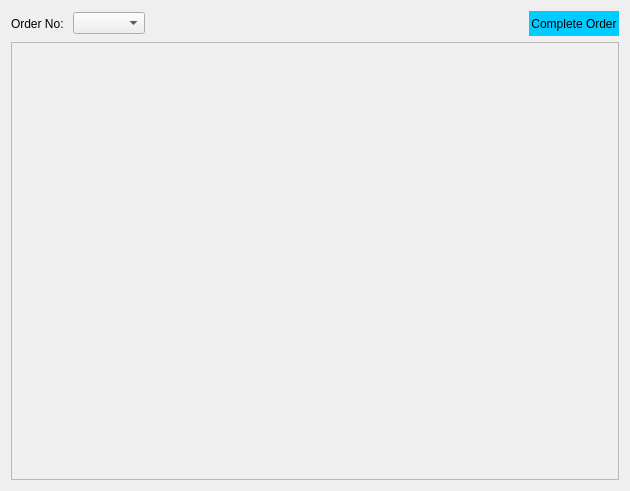
<?xml version="1.0" encoding="UTF-8"?>
<ui version="4.0">
 <class>StatusDialogBox</class>
 <widget class="QDialog" name="StatusDialogBox">
  <property name="geometry">
   <rect>
    <x>0</x>
    <y>0</y>
    <width>630</width>
    <height>491</height>
   </rect>
  </property>
  <property name="windowTitle">
   <string>Dialog</string>
  </property>
  <layout class="QHBoxLayout" name="horizontalLayout">
   <item>
    <layout class="QVBoxLayout" name="verticalLayout">
     <property name="topMargin">
      <number>0</number>
     </property>
     <item>
      <layout class="QHBoxLayout" name="horizontalLayout_3">
       <item>
        <widget class="QLabel" name="label">
         <property name="text">
          <string>Order No: </string>
         </property>
        </widget>
       </item>
       <item>
        <widget class="QComboBox" name="orderNoList"/>
       </item>
       <item>
        <spacer name="horizontalSpacer">
         <property name="orientation">
          <enum>Qt::Horizontal</enum>
         </property>
         <property name="sizeHint" stdset="0">
          <size>
           <width>40</width>
           <height>20</height>
          </size>
         </property>
        </spacer>
       </item>
       <item>
        <widget class="QPushButton" name="btnComplete">
         <property name="minimumSize">
          <size>
           <width>90</width>
           <height>25</height>
          </size>
         </property>
         <property name="styleSheet">
          <string notr="true">background-color: #00CCFF;
border-radius:15px;</string>
         </property>
         <property name="text">
          <string>Complete Order</string>
         </property>
        </widget>
       </item>
      </layout>
     </item>
     <item>
      <widget class="QScrollArea" name="scrollArea">
       <property name="widgetResizable">
        <bool>true</bool>
       </property>
       <widget class="QWidget" name="scrollAreaWidgetContents">
        <property name="geometry">
         <rect>
          <x>0</x>
          <y>0</y>
          <width>608</width>
          <height>436</height>
         </rect>
        </property>
        <layout class="QVBoxLayout" name="verticalLayout_3">
         <item>
          <layout class="QVBoxLayout" name="orderContainer"/>
         </item>
         <item>
          <spacer name="verticalSpacer">
           <property name="orientation">
            <enum>Qt::Vertical</enum>
           </property>
           <property name="sizeHint" stdset="0">
            <size>
             <width>20</width>
             <height>40</height>
            </size>
           </property>
          </spacer>
         </item>
        </layout>
       </widget>
      </widget>
     </item>
    </layout>
   </item>
  </layout>
 </widget>
 <resources/>
 <connections/>
</ui>
